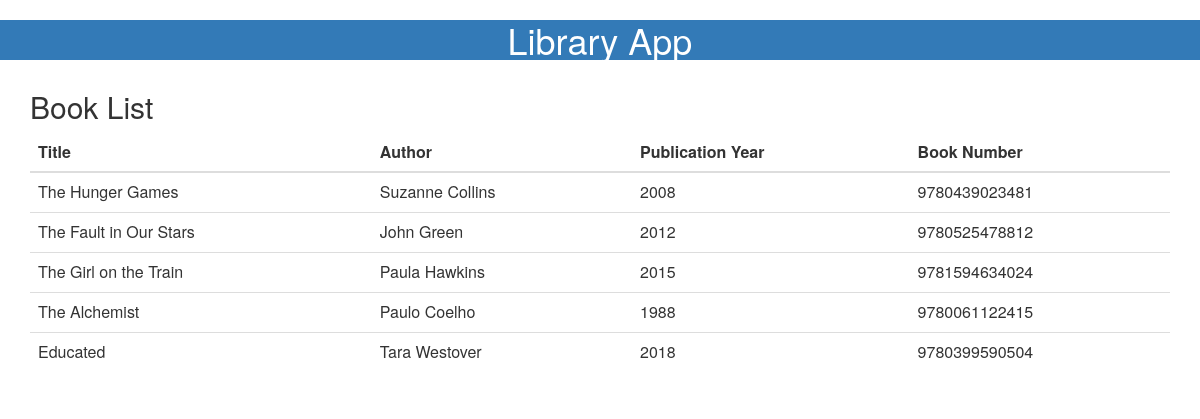
The page /books/ on the database its author committed.
### library_backend/models.py (models this page shows)
class Book(models.Model):
    title = models.CharField(max_length=255)
    author = models.CharField(max_length=255)
    publication_year = models.IntegerField()
    isbn = models.CharField(max_length=13, unique=True)

### library_backend/views.py (the view)
# urls.py: path('books/',views.book_list, name='book_list'),
def book_list(request):
    books = Book.objects.all()
    return render(request, 'book_list.html', {'books':books})

### library_backend/templates/book_list.html
{% extends 'base.html' %}
{% block content %}
<div class="container mt-4">
    <h2>Book List</h2>
    <table class="table">
        <thead>
            <tr>
                <th>Title</th>
                <th>Author</th>
                <th>Publication Year</th>
                <th>Book Number</th>
            </tr>
        </thead>
        <tbody>
            {% for book in books %}
            <tr>
                <td>{{ book.title }}</td>
                <td>{{ book.author }}</td>
                <td>{{ book.publication_year }}</td>
                <td>{{ book.isbn }}</td>
            </tr>
            {% endfor%}
        </tbody>
    </table>
</div>
{% endblock %}

### library_backend/templates/base.html (shortened to what this page needs)
<html>
    <head>
        <link rel="stylesheet" href="https://cdn.jsdelivr.net/npm/bootstrap@3.3.7/dist/css/bootstrap.min.css">
    </head>
    <body>
        <header class="bg-primary text-center py-3">
            <h1>Library App</h1>
        </header>
        <main>
            {% block content %}{% endblock %}
        </main>
    </body>
</html>

### rows shown on the page
Book: title "The Hunger Games", author "Suzanne Collins", publication_year "2008", isbn "9780439023481"
Book: title "The Fault in Our Stars", author "John Green", publication_year "2012", isbn "9780525478812"
Book: title "The Girl on the Train", author "Paula Hawkins", publication_year "2015", isbn "9781594634024"
Book: title "The Alchemist", author "Paulo Coelho", publication_year "1988", isbn "9780061122415"
Book: title "Educated", author "Tara Westover", publication_year "2018", isbn "9780399590504"
